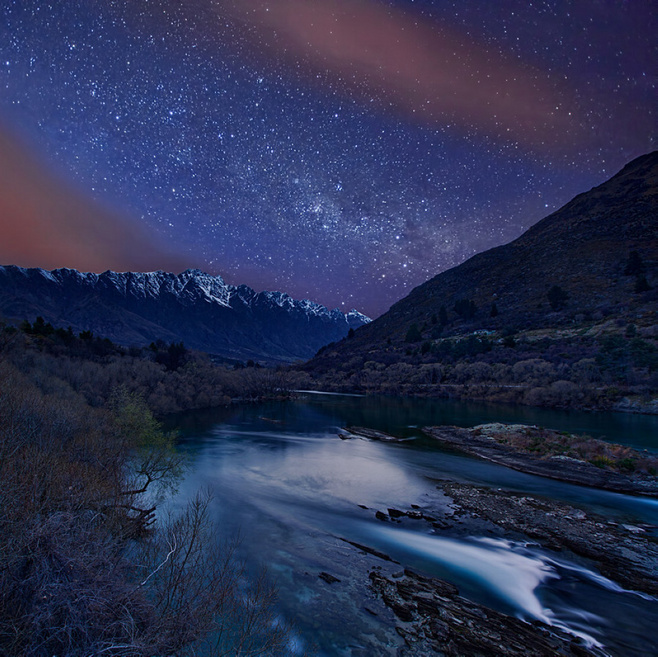
//> input picture opencv/7/1.jpg, 658 x 657 px
$ ./remap   (built with g++ and OpenCV 4)
//> lines starting //> are read from the running program, lines starting //| are printed output that depends on the picture

#include "opencv2/highgui/highgui.hpp"
#include "opencv2/imgproc/imgproc.hpp"
#include <iostream>
using namespace cv;
using namespace std;


//-----------------------------------【宏定义部分】--------------------------------------------
//  描述：定义一些辅助宏
//------------------------------------------------------------------------------------------------
#define WINDOW_NAME "【程序窗口】"        //为窗口标题定义的宏


//-----------------------------------【全局变量声明部分】--------------------------------------
//          描述：全局变量的声明
//-----------------------------------------------------------------------------------------------
Mat g_srcImage, g_dstImage;
Mat g_map_x, g_map_y;


//-----------------------------------【全局函数声明部分】--------------------------------------
//          描述：全局函数的声明
//-----------------------------------------------------------------------------------------------
int update_map( int key);
static void ShowHelpText( );//输出帮助文字

//-----------------------------------【main( )函数】--------------------------------------------
//          描述：控制台应用程序的入口函数，我们的程序从这里开始执行
//-----------------------------------------------------------------------------------------------
int main( int argc, char** argv )
{
	//改变console字体颜色
	system("color 5F");

	//显示帮助文字
	ShowHelpText();

	//【1】载入原始图
	g_srcImage = imread( "1.jpg", 1 );
//> g_srcImage is the input picture: 657 rows x 658 cols, CV_8UC3; mean B, G, R 81.6, 48.7, 41.4
	if(!g_srcImage.data ) { printf("读取图片错误，请确定目录下是否有imread函数指定的图片存在~！ \n"); return false; }
	imshow("原始图",g_srcImage);

	//【2】创建和原始图一样的效果图，x重映射图，y重映射图
	g_dstImage.create( g_srcImage.size(), g_srcImage.type() );
	g_map_x.create( g_srcImage.size(), CV_32FC1 );
	g_map_y.create( g_srcImage.size(), CV_32FC1 );

	//【3】创建窗口并显示
	namedWindow( WINDOW_NAME, WINDOW_AUTOSIZE );
	imshow(WINDOW_NAME,g_srcImage);

	//【4】轮询按键，更新map_x和map_y的值，进行重映射操作并显示效果图
	while( 1 )
	{
		//获取键盘按键
		int key = waitKey(0);
//> the key '1' is pressed

		//判断ESC是否按下，若按下便退出
		if( (key & 255) == 27 )
		{
			cout << "程序退出...........\n";
			break;
		}

		//根据按下的键盘按键来更新 map_x & map_y的值. 然后调用remap( )进行重映射
		update_map(key);
//> after the loop in update_map, `for( int j = 0; j < g_srcImage.rows;j++)`:
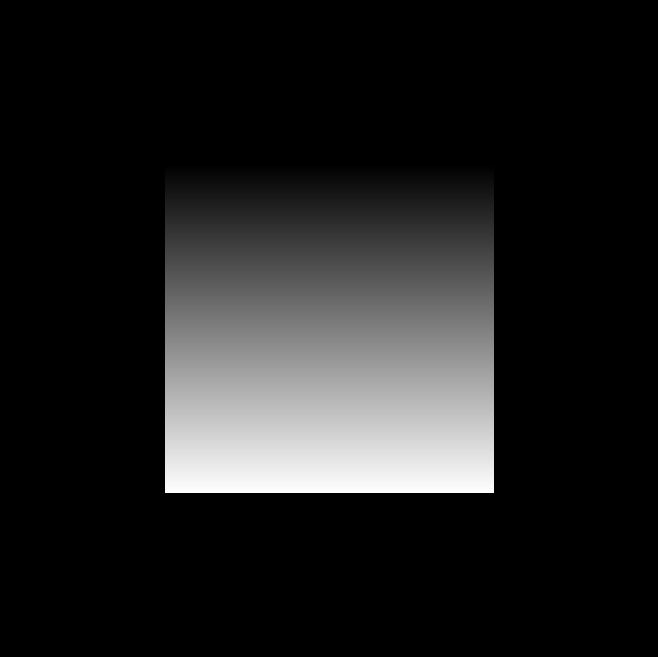
//> g_map_y: 657 rows x 658 cols, CV_32FC1; min 0, max 656, mean 82.1; drawn with min black and max white
		//此句代码的OpenCV2版为：
		//remap( g_srcImage, g_dstImage, g_map_x, g_map_y, CV_INTER_LINEAR, BORDER_CONSTANT, Scalar(0,0, 0) );
		//此句代码的OpenCV3版为：
		remap( g_srcImage, g_dstImage, g_map_x, g_map_y, INTER_LINEAR, BORDER_CONSTANT, Scalar(0,0, 0) );
//> the key '2' is pressed
//> call 2 of update_map, with key = 50
//> after the loop in update_map (call 2), `for( int j = 0; j < g_srcImage.rows;j++)`:
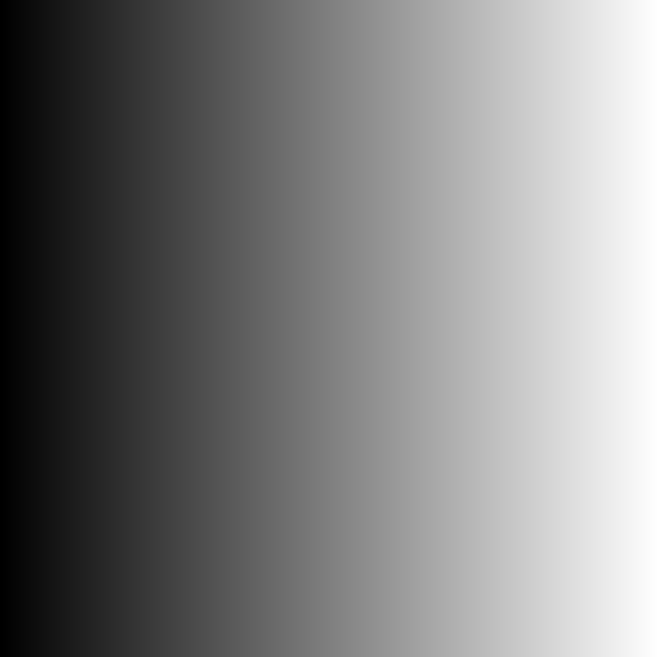
//> g_map_x: 657 rows x 658 cols, CV_32FC1; min 0, max 657, mean 328.5; drawn with min black and max white
//> after the loop in update_map (call 2), `for( int j = 0; j < g_srcImage.rows;j++)`:
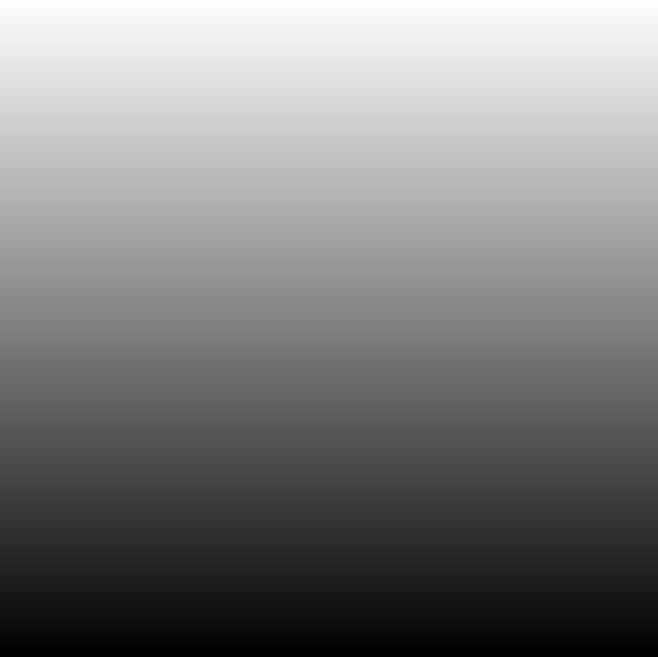
//> g_map_y: 657 rows x 658 cols, CV_32FC1; min 1, max 657, mean 329; drawn with min black and max white
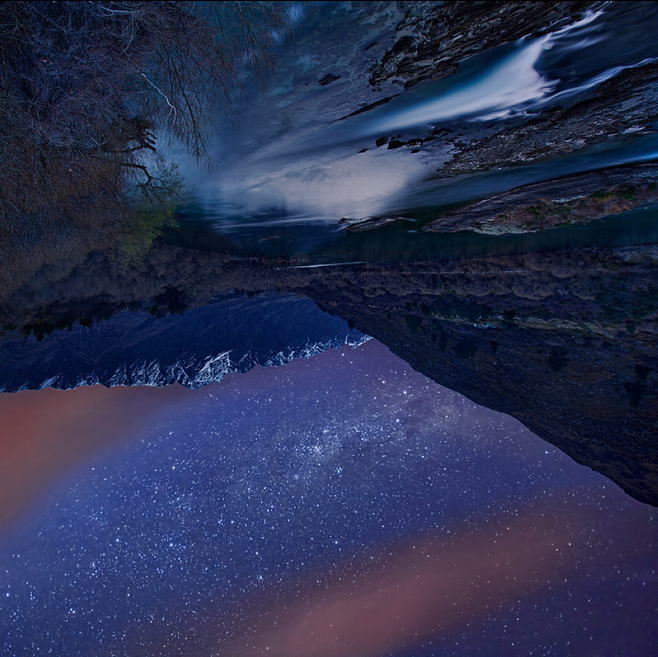
//> g_dstImage: 657 rows x 658 cols, CV_8UC3; mean B, G, R 81.5, 48.6, 41.3
//> the key '3' is pressed
//> call 3 of update_map, with key = 51
//> after the loop in update_map (call 3), `for( int j = 0; j < g_srcImage.rows;j++)`:
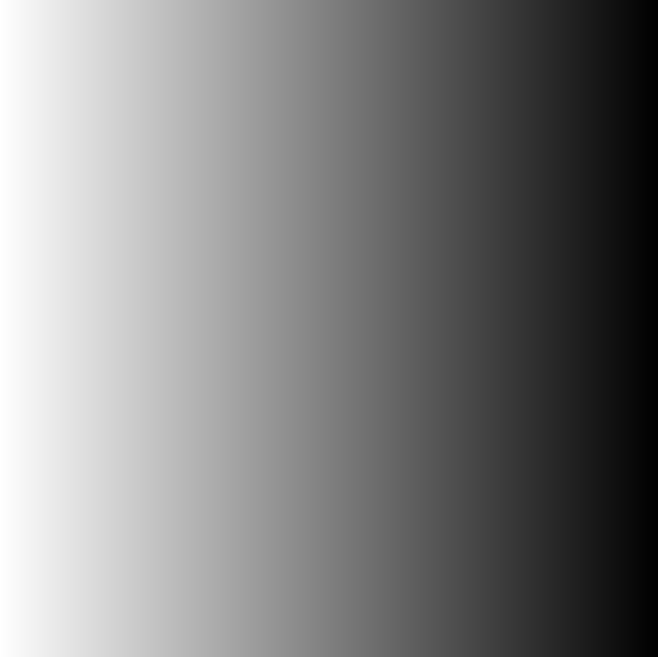
//> g_map_x: 657 rows x 658 cols, CV_32FC1; min 1, max 658, mean 329.5; drawn with min black and max white
//> after the loop in update_map (call 3), `for( int j = 0; j < g_srcImage.rows;j++)`:
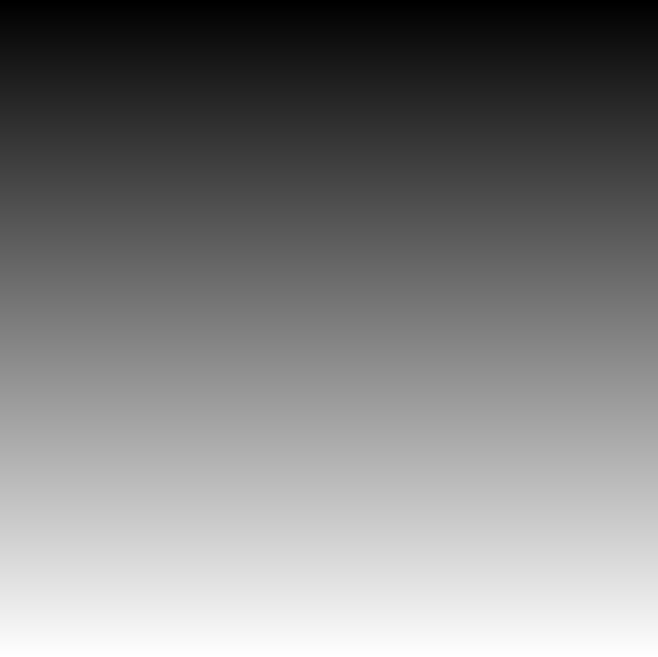
//> g_map_y: 657 rows x 658 cols, CV_32FC1; min 0, max 656, mean 328; drawn with min black and max white
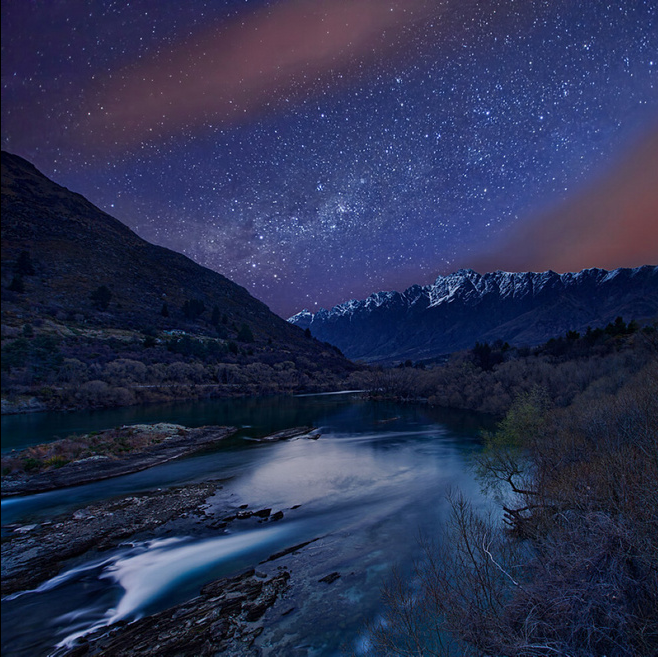
//> g_dstImage: 657 rows x 658 cols, CV_8UC3; mean B, G, R 81.5, 48.6, 41.3
//> the Esc key is pressed

		//显示效果图
		imshow( WINDOW_NAME, g_dstImage );
	}
	return 0;
}

//-----------------------------------【update_map( )函数】--------------------------------
//          描述：根据按键来更新map_x与map_x的值
//----------------------------------------------------------------------------------------------
int update_map( int key )
{
	//双层循环，遍历每一个像素点
	for( int j = 0; j < g_srcImage.rows;j++)
	{
		for( int i = 0; i < g_srcImage.cols;i++)
		{
			switch(key)
			{
			case '1': // 键盘【1】键按下，进行第一种重映射操作
				if( i > g_srcImage.cols*0.25 && i < g_srcImage.cols*0.75 && j > g_srcImage.rows*0.25 && j < g_srcImage.rows*0.75)
				{
					g_map_x.at<float>(j,i) = static_cast<float>(2*( i - g_srcImage.cols*0.25 ) + 0.5);
					g_map_y.at<float>(j,i) = static_cast<float>(2*( j - g_srcImage.rows*0.25 ) + 0.5);
				}
				else
				{
					g_map_x.at<float>(j,i) = 0;
					g_map_y.at<float>(j,i) = 0;
				}
				break;
			case '2':// 键盘【2】键按下，进行第二种重映射操作
				g_map_x.at<float>(j,i) = static_cast<float>(i);
				g_map_y.at<float>(j,i) = static_cast<float>(g_srcImage.rows - j);
				break;
			case '3':// 键盘【3】键按下，进行第三种重映射操作
				g_map_x.at<float>(j,i) = static_cast<float>(g_srcImage.cols - i);
				g_map_y.at<float>(j,i) = static_cast<float>(j);
				break;
			case '4':// 键盘【4】键按下，进行第四种重映射操作
				g_map_x.at<float>(j,i) = static_cast<float>(g_srcImage.cols - i);
				g_map_y.at<float>(j,i) = static_cast<float>(g_srcImage.rows - j);
				break;
			}
		}
	}
	return 1;
}

//-----------------------------------【ShowHelpText( )函数】----------------------------------
//      描述：输出一些帮助信息
//----------------------------------------------------------------------------------------------
static void ShowHelpText()
{
	//输出欢迎信息和OpenCV版本
	printf("\n\n  ----------------------------------------------------------------------------\n");
	//输出一些帮助信息
	printf("\n\t欢迎来到重映射示例程序~\n\n");
	printf( "\n\t按键操作说明: \n\n"
		"\t\t键盘按键【ESC】- 退出程序\n"
		"\t\t键盘按键【1】-  第一种映射方式\n"
		"\t\t键盘按键【2】- 第二种映射方式\n"
		"\t\t键盘按键【3】- 第三种映射方式\n"
		"\t\t键盘按键【4】- 第四种映射方式\n" 	 );
}
